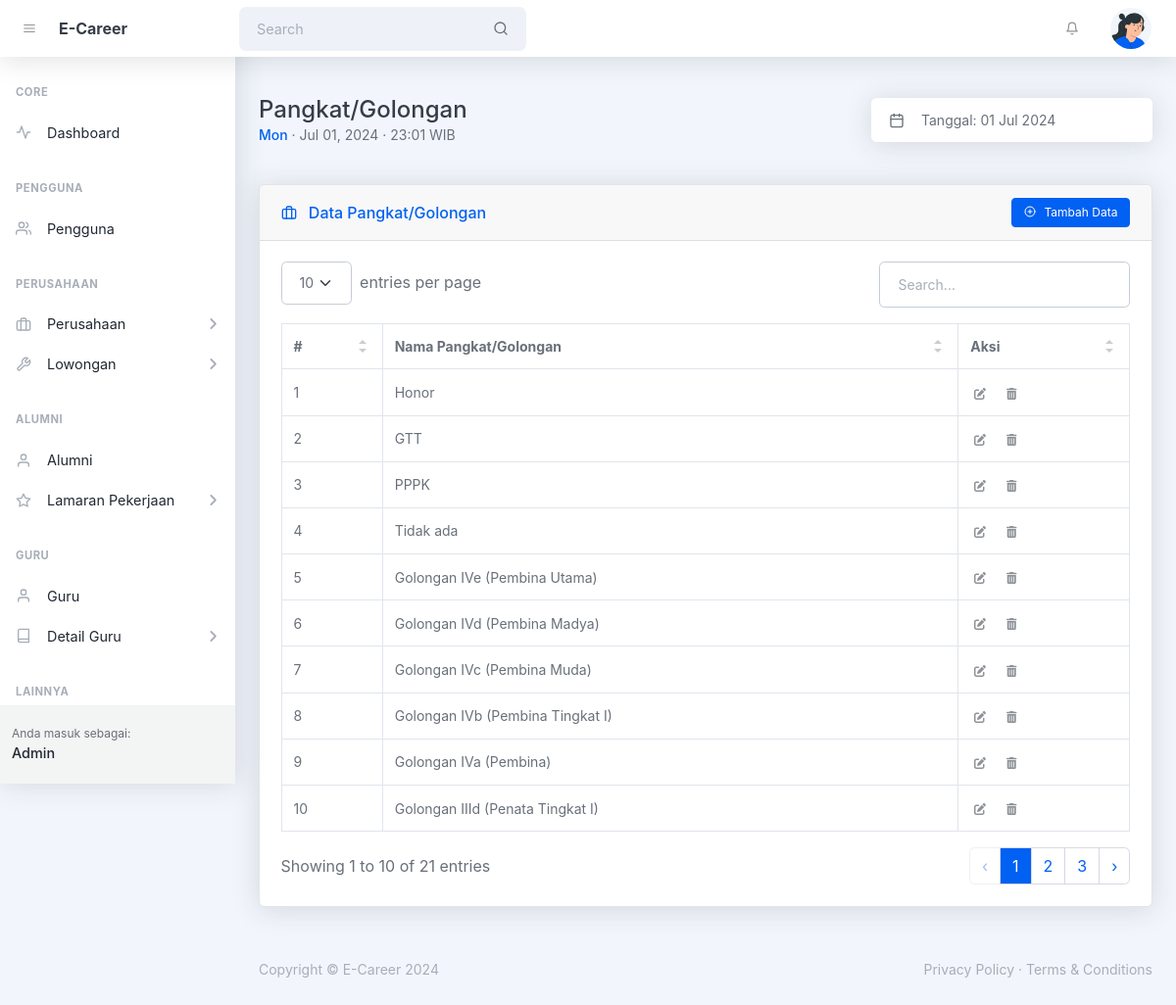
Screenshot of /admin/pangkat_golongan.php (signed in) with the database file from the repository.
### tables this page shows
CREATE TABLE `tbl_pangkat_golongan` (
  `id` int(10) UNSIGNED NOT NULL,
  `nama_pangkat_golongan` varchar(128) NOT NULL,
  `tipe` enum('pns','pppk','gtt','honor') DEFAULT NULL,
  `created_at` timestamp NOT NULL DEFAULT current_timestamp(),
  `updated_at` timestamp NULL DEFAULT NULL ON UPDATE current_timestamp()
);

### helpers/isAccessAllowedHelper.php (called while the page is built, shortened)
<?php
function isAccessAllowed($expected_hak_akses = null): bool {
    include_once '../config/config.php';
    $current_hak_akses = $_SESSION['hak_akses'] ?? null;
    $expected_hak_akses = !is_array($expected_hak_akses)
        ? array($expected_hak_akses)
        : $expected_hak_akses;
    return true;
}
?>

### admin/pangkat_golongan.php (the view, shortened to what this page needs)
<?php
include '../helpers/isAccessAllowedHelper.php';
if (!isAccessAllowed('admin')) :
  session_destroy();
  echo "<meta http-equiv='refresh' content='0;" . base_url_return('index.php?msg=other_error') . "'>";
else :
  include_once '../config/connection.php';
?>
  <!DOCTYPE html>
  <html lang="en">
  <head>
    <?php include '_partials/head.php' ?>
  </head>
  <body class="nav-fixed">
    <?php include '_partials/topnav.php' ?>
    <div id="layoutSidenav">
      <div id="layoutSidenav_nav">
        <?php include '_partials/sidebar.php' ?>
      </div>
      <div id="layoutSidenav_content">
        <main>
          <div class="container-xl px-4 mt-5">
            <div class="d-flex justify-content-between align-items-sm-center flex-column flex-sm-row mb-4">
              <div class="me-4 mb-3 mb-sm-0">
                <h1 class="mb-0">Pangkat/Golongan</h1>
                <div class="small">
                  <span class="fw-500 text-primary"><?= date('D') ?></span>
                  &middot; <?= date('M d, Y') ?> &middot; <?= date('H:i') ?> WIB
                </div>
              </div>
              <div class="input-group input-group-joined border-0 shadow w-auto">
                <span class="input-group-text"><i data-feather="calendar"></i></span>
                <input class="form-control ps-0 pointer" id="litepickerRangePlugin" value="Tanggal: <?= date('d M Y') ?>" readonly />
              </div>
            </div>
            <div class="card card-header-actions mb-4 mt-5">
              <div class="card-header">
                <div>
                  <i data-feather="briefcase" class="me-2 mt-1"></i>
                  Data Pangkat/Golongan
                </div>
                <button class="btn btn-sm btn-primary toggle_modal_tambah" type="button"><i data-feather="plus-circle" class="me-2"></i>Tambah Data</button>
              </div>
              <div class="card-body">
                <table id="datatablesSimple">
                  <thead>
                    <tr>
                      <th>#</th>
                      <th>Nama Pangkat/Golongan</th>
                      <th>Aksi</th>
                    </tr>
                  </thead>
                  <tbody>
                    <?php
                    $no = 1;
                    $query_pangkat_golongan = mysqli_query($connection, "SELECT *  FROM tbl_pangkat_golongan ORDER BY id DESC");
                    while ($pangkat_golongan = mysqli_fetch_assoc($query_pangkat_golongan)):
                    ?>
                      <tr>
                        <td><?= $no++ ?></td>
                        <td><?= $pangkat_golongan['nama_pangkat_golongan'] ?></td>
                        <td>
                          <button class="btn btn-datatable btn-icon btn-transparent-dark me-2 toggle_modal_ubah"
                            data-id_pangkat_golongan="<?= $pangkat_golongan['id'] ?>"
                            data-nama_pangkat_golongan="<?= $pangkat_golongan['nama_pangkat_golongan'] ?>">
                            <i class="fa fa-pen-to-square"></i>
                          </button>
                          <button class="btn btn-datatable btn-icon btn-transparent-dark me-2 toggle_swal_hapus"
                            data-id_pangkat_golongan="<?= $pangkat_golongan['id'] ?>"
                            data-nama_pangkat_golongan="<?= $pangkat_golongan['nama_pangkat_golongan'] ?>">
                            <i class="fa fa-trash-can"></i>
                          </button>
                        </td>
                      </tr>
                    <?php endwhile ?>
                  </tbody>
                </table>
              </div>
            </div>
          </div>
        </main>
        <?php include '_partials/footer.php' ?>
      </div>
    </div>
  </body>
  </html>
<?php endif ?>

### rows the page displays
tbl_pangkat_golongan: nama_pangkat_golongan "Honor"
tbl_pangkat_golongan: nama_pangkat_golongan "GTT"
tbl_pangkat_golongan: nama_pangkat_golongan "PPPK"
tbl_pangkat_golongan: nama_pangkat_golongan "Tidak ada"
tbl_pangkat_golongan: nama_pangkat_golongan "Golongan IVe (Pembina Utama)"
tbl_pangkat_golongan: nama_pangkat_golongan "Golongan IVd (Pembina Madya)"
tbl_pangkat_golongan: nama_pangkat_golongan "Golongan IVc (Pembina Muda)"
tbl_pangkat_golongan: nama_pangkat_golongan "Golongan IVb (Pembina Tingkat I)"
tbl_pangkat_golongan: nama_pangkat_golongan "Golongan IVa (Pembina)"
tbl_pangkat_golongan: nama_pangkat_golongan "Golongan IIId (Penata Tingkat I)"

### other values shown
SITE_NAME_SHORT "E-Career"
$user_logged_in "Admin"
